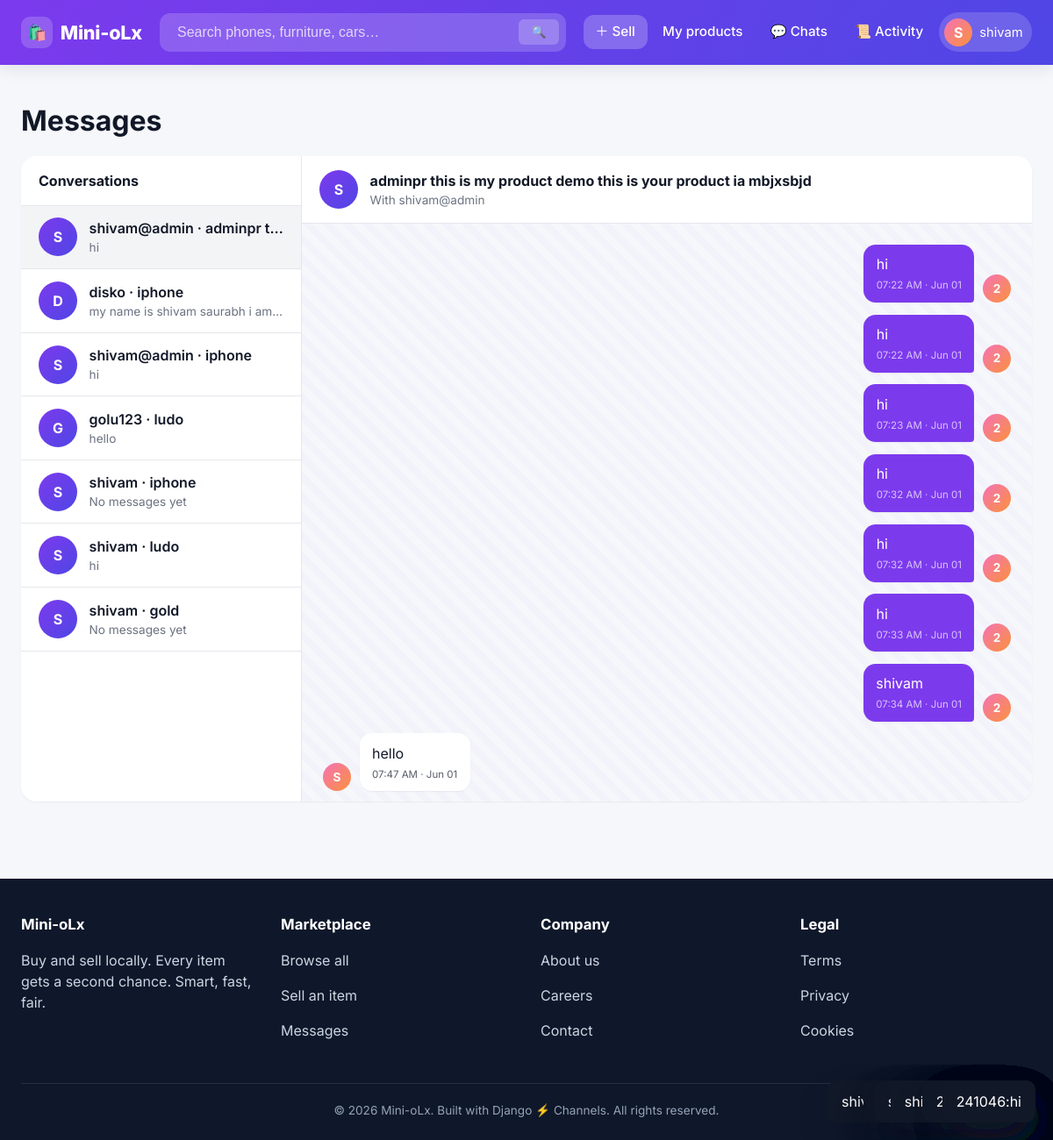
The app's page /chat/chat/1/ (signed in), older data.
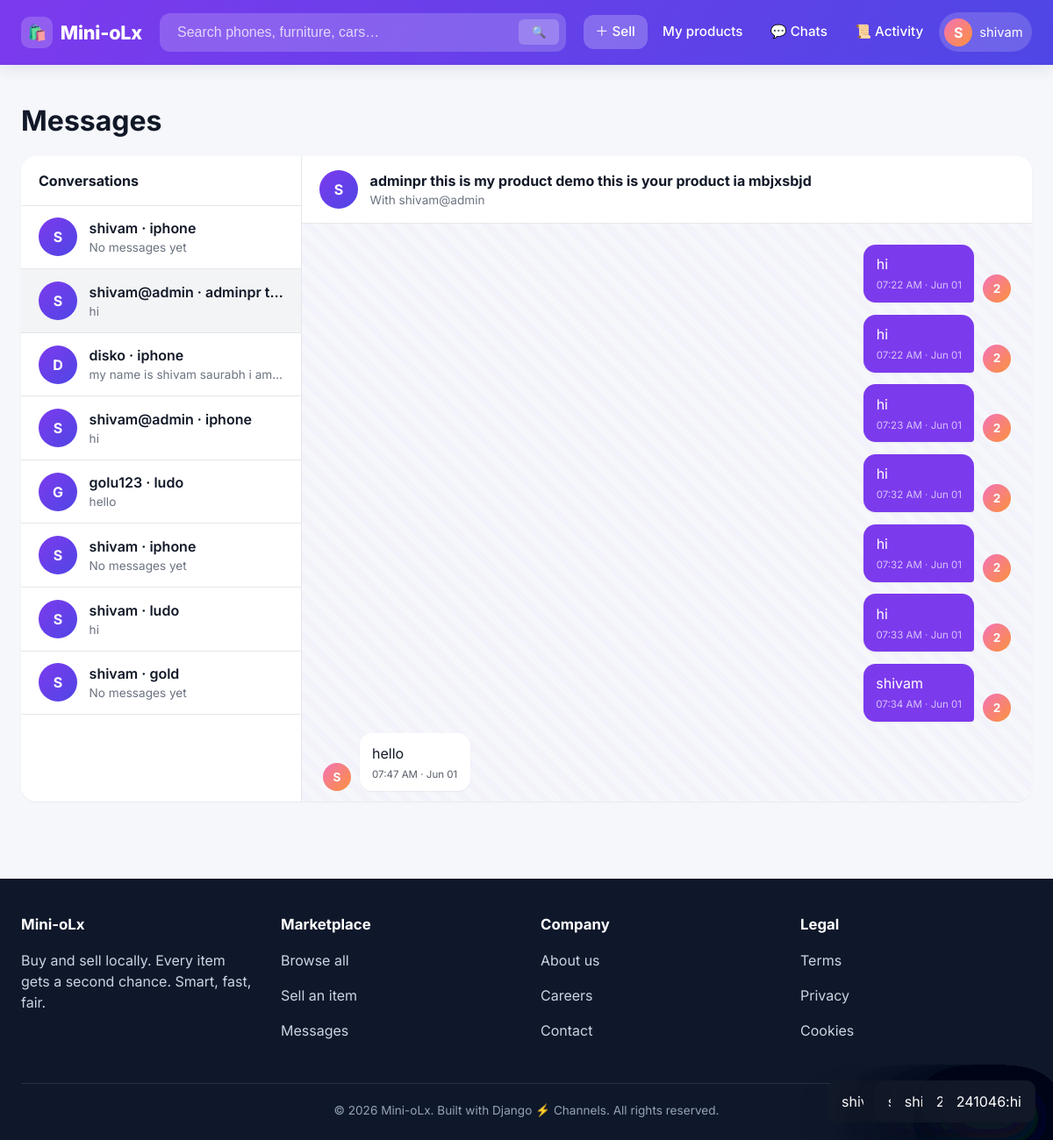
The same page, newer data.
### chat/models.py (models this page shows, shortened)
class message(models.Model):
    room = models.ForeignKey(
        chatroom, on_delete=models.CASCADE, related_name='message'
    )
    sender = models.ForeignKey(User, on_delete=models.CASCADE)
    message = models.TextField()
    created_at = models.DateTimeField(auto_now_add=True)
    class Meta:
        indexes = [
            Index(fields=['room', '-created_at'], name='chat_msg_room_idx'),
        ]
        ordering = ['created_at']
    def __str__(self):
        return f"{self.sender.username}:{self.message[:30]}"

class chatroom(models.Model):
    product = models.ForeignKey(
        product, on_delete=models.CASCADE, related_name='chatrooms'
    )
    buyer = models.ForeignKey(
        User, on_delete=models.CASCADE, related_name='chat_buyer'
    )
    seller = models.ForeignKey(
        User, on_delete=models.CASCADE, related_name='chat_seller'
    )
    created_at = models.DateTimeField(auto_now_add=True)
    updated_at = models.DateTimeField(auto_now=True)
    class Meta:
        unique_together = ('buyer', 'seller', 'product')
        indexes = [
            Index(fields=['buyer', '-updated_at'],  name='chat_room_buyer_idx'),
            Index(fields=['seller', '-updated_at'], name='chat_room_seller_idx'),
        ]
    @property
    def last_message(self):
        return self.message.order_by('-created_at').first()

### accounts/models.py (models this page shows, shortened)
class customUser(AbstractUser):
    email=models.EmailField(unique=True, max_length=254)
    phone=models.CharField(max_length=15,unique=True)
    address=models.CharField(max_length=254,blank=True)

### product/models.py (models this page shows, shortened)
class product(models.Model):
    seller = models.ForeignKey(settings.AUTH_USER_MODEL, on_delete=models.CASCADE)
    title = models.CharField(max_length=100)
    description = models.TextField()
    price = models.DecimalField(max_digits=10, decimal_places=2)
    category = models.CharField(max_length=50, choices=[
        ('electronics', 'Electronics'),
        ('furniture', 'Furniture'),
        ('clothing', 'Clothing'),
        ('books', 'Books'),
        ('toys', 'Toys'),
        ('other', 'Other'),
    ])
    brand = models.CharField(max_length=50, blank=True, default='Unknown')
    subcategory = models.CharField(max_length=50)
    address = models.CharField(max_length=255)
    phone_number = models.CharField(max_length=15, blank=True, null=True)
    created_at = models.DateTimeField(auto_now_add=True)
    class Meta:
        indexes = [
            Index(fields=['-created_at'], name='prod_created_idx'),
            Index(fields=['category', '-created_at'], name='prod_cat_created_idx'),
            Index(fields=['seller', '-created_at'], name='prod_seller_idx'),
        ]
        ordering = ['-created_at']

### chat/views.py (the view)
# urls.py: path('chat/<int:chatroom_id>/', views.chat_details, name='chat_detail'),
@login_required
def chat_details(request, chatroom_id):
    conversation = get_object_or_404(
        chatroom.objects.select_related('product', 'buyer', 'seller'),
        id=chatroom_id,
    )
    if request.user.id not in (conversation.buyer_id, conversation.seller_id):
        return redirect('home')
    messages = conversation.message.order_by('created_at')
    conversation.other_user = (
        conversation.seller if conversation.buyer_id == request.user.id else conversation.buyer
    )
    qs = (
        chatroom.objects.filter(buyer=request.user) |
        chatroom.objects.filter(seller=request.user)
    )
    qs = qs.select_related('product', 'buyer', 'seller').order_by('-updated_at')
    rooms = []
    for room in qs:
        room.other_user = room.seller if room.buyer_id == request.user.id else room.buyer
        rooms.append(room)
    return render(request, 'chat_details.html', {
        'conversation': conversation,
        'messages': messages,
        'chatroom': rooms
    })

### templates/chat_details.html (shortened to what this page needs)
{% extends "base.html" %}
{% block content %}
<div class="molx-container" style="padding-top: 1.5rem; padding-bottom: 1.5rem;">
    <h1 style="margin: 0 0 1rem;">Messages</h1>
    {% if chatroom %}
        <div class="molx-chat molx-card">
                <aside class="molx-chat__sidebar">
                    <div class="molx-chat__sidebar-header">Conversations</div>
                    {% for c in chatroom %}
                    <a href="{% url 'chat_detail' c.id %}" class="molx-chat__item {% if c.id == conversation.id %}is-active{% endif %}" style="color:inherit;">
                        <div class="molx-chat__item-avatar">{{ c.other_user.username|slice:":1"|upper }}</div>
                        <div class="molx-chat__item-meta">
                            <div class="molx-chat__item-title">{{ c.other_user.username }} · {{ c.product.title }}</div>
                            <div class="molx-chat__item-sub">
                                {% if c.last_message %}{{ c.last_message.message }}{% else %}No messages yet{% endif %}
                            </div>
                        </div>
                    </a>
                    {% endfor %}
                </aside>
                <section class="molx-chat__main">
                    <header class="molx-chat__header">
                        <div class="molx-chat__item-avatar">{{ conversation.other_user.username|slice:":1"|upper }}</div>
                        <div>
                            <div class="molx-chat__header-title">{{ conversation.product.title }}</div>
                            <div class="molx-chat__header-sub">
                                With {{ conversation.other_user.first_name|default:conversation.other_user.username }}
                            </div>
                        </div>
                    </header>
                <div id="message-box" class="molx-chat__body">
                    {% for msg in messages %}
                        <div class="molx-msg {% if msg.sender == request.user %}molx-msg--me{% endif %}">
                            <div class="molx-msg__avatar">{{ msg.sender.username|slice:":1"|upper }}</div>
                            <div class="molx-msg__bubble">
                                {{ msg.message }}
                                <span class="molx-msg__time">{{ msg.created_at|date:"h:i A · M d" }}</span>
                            </div>
                        </div>
                    {% empty %}
                        <div style="text-align:center; color:var(--c-text-muted); padding: 2rem;">Say hi 👋</div>
                    {% endfor %}
                </div>
            </section>
        </div>
    {% else %}
        <div class="molx-card" style="padding: 3rem; text-align: center;">
            <div style="font-size: 3rem;">💬</div>
            <h2>No conversations yet</h2>
            <p style="color:var(--c-text-muted);">Open any product and click <em>Chat with seller</em> to start a conversation.</p>
        </div>
    {% endif %}
</div>
{% endblock %}

### templates/base.html (shortened to what this page needs)
{% load static %}
<!DOCTYPE html>
<html lang="en">
<head>
    <link rel="stylesheet" href="{% static 'style.css' %}">
</head>
<body>
<header class="molx-nav">
    <div class="molx-nav__inner molx-container">
        <a href="{% url 'home' %}" class="molx-brand">
            <span class="molx-brand__logo">🛍️</span>
            <span>Mini-oLx</span>
        </a>
        <form class="molx-search" action="{% url 'home' %}" method="get" role="search">
            <input type="search" name="q" placeholder="Search phones, furniture, cars…" value="{{ request.GET.q }}">
            <button type="submit" aria-label="Search">🔍</button>
        </form>
        <nav class="molx-nav__links">
            {% if user.is_authenticated %}
                <a href="{% url 'add_product' %}" class="molx-nav__link molx-nav__link--primary">＋ Sell</a>
                <a href="{% url 'my_products' %}" class="molx-nav__link">My products</a>
                <a href="{% url 'chat_list' %}" class="molx-nav__link">💬 Chats</a>
                <a href="{% url 'my_activity' %}" class="molx-nav__link">📜 Activity</a>
                <div class="molx-nav__user" tabindex="0" aria-label="Account menu">
                    <span class="molx-nav__user-avatar">{{ user.first_name|slice:":1"|upper|default:user.username|slice:":1"|upper }}</span>
                    <span style="font-size:.92rem;">{{ user.first_name|default:user.username }}</span>
                </div>
            {% else %}
                <a href="{% url 'login' %}" class="molx-nav__link">Login</a>
                <a href="{% url 'signup' %}" class="molx-nav__link molx-nav__link--primary">Sign up</a>
            {% endif %}
        </nav>
    </div>
</header>
<main>
    {% if messages %}
        <div class="molx-container" style="padding-top: 1rem;">
            {% for m in messages %}
                <div class="molx-toast {% if m.tags %}molx-toast--{{ m.tags }}{% endif %} is-visible">{{ m }}</div>
            {% endfor %}
        </div>
    {% endif %}
    {% block content %}{% endblock %}
</main>
<footer class="molx-footer">
    <div class="molx-container">
        <div class="molx-footer__grid">
            <div>
                <h4>Mini-oLx</h4>
                <p>Buy and sell locally. Every item gets a second chance. Smart, fast, fair.</p>
            </div>
            <div>
                <h4>Marketplace</h4>
                <p><a href="{% url 'home' %}">Browse all</a></p>
                <p><a href="{% url 'add_product' %}">Sell an item</a></p>
                <p><a href="{% url 'chat_list' %}">Messages</a></p>
            </div>
            <div>
                <h4>Company</h4>
                <p><a href="#">About us</a></p>
                <p><a href="#">Careers</a></p>
                <p><a href="#">Contact</a></p>
            </div>
            <div>
                <h4>Legal</h4>
                <p><a href="#">Terms</a></p>
                <p><a href="#">Privacy</a></p>
                <p><a href="#">Cookies</a></p>
            </div>
        </div>
        <div class="molx-footer__bottom">© {% now "Y" %} Mini-oLx. Built with Django ⚡ Channels. All rights reserved.</div>
    </div>
</footer>
</body>
</html>

Row changes from the older to the newer data that the page shows:
added chatroom: other_user.username "S", other_user.username "shivam", product "iphone", shows "No messages yet"
